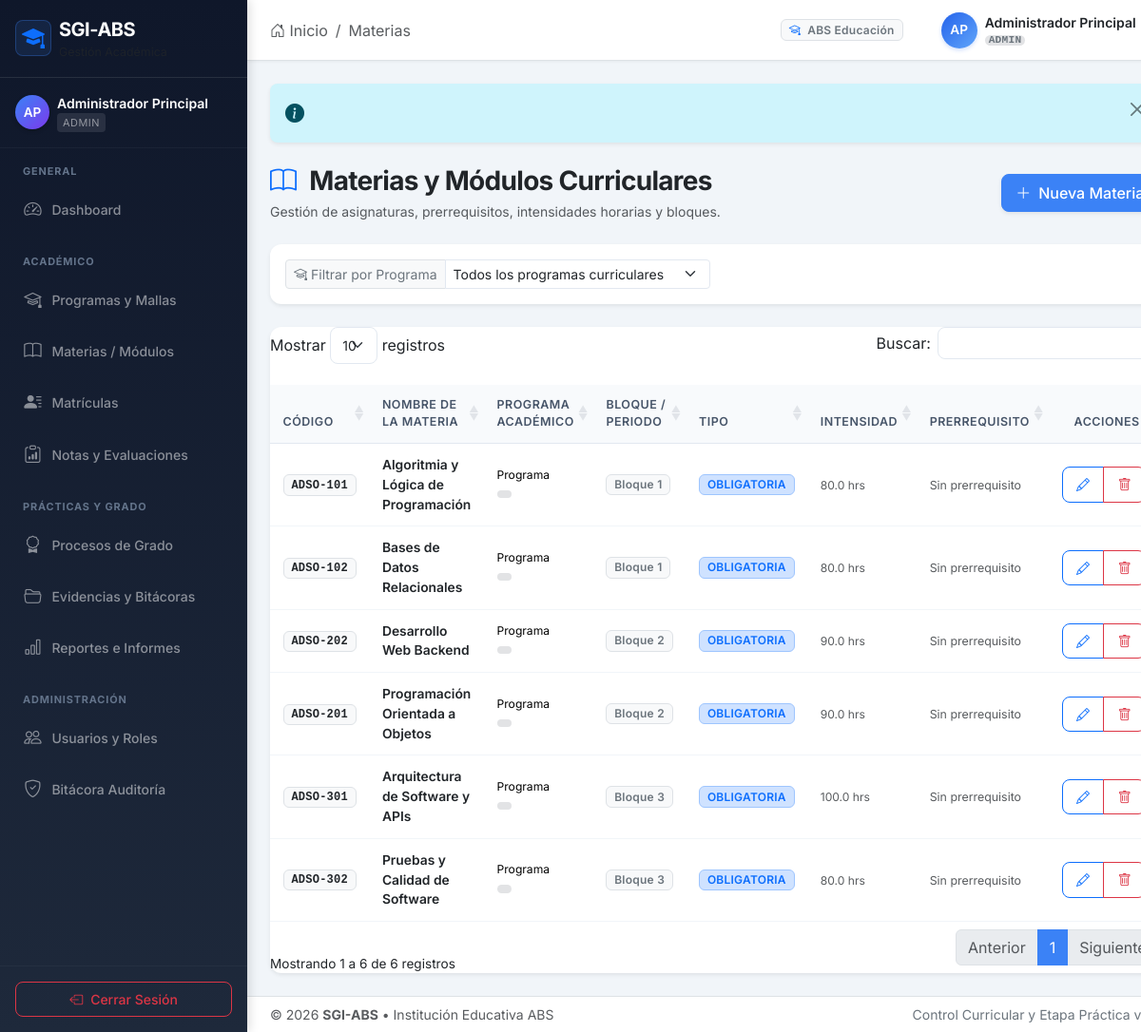
The app's page /index.php?module=materias&action=index (signed in) with its own data.
### tables this page shows
CREATE TABLE `materias` (
  `id_materia` INT UNSIGNED NOT NULL AUTO_INCREMENT,
  `id_programa` INT UNSIGNED NOT NULL,
  `id_materia_requisito` INT UNSIGNED NULL,
  `codigo` VARCHAR(30) NOT NULL,
  `nombre` VARCHAR(150) NOT NULL,
  `periodo_bloque` TINYINT UNSIGNED NOT NULL,
  `tipo` ENUM('OBLIGATORIA','ELECTIVA') NOT NULL DEFAULT 'OBLIGATORIA',
  `intensidad` DECIMAL(6,2) NULL,
  PRIMARY KEY (`id_materia`),
  UNIQUE KEY `uk_materia_programa` (`id_programa`, `codigo`),
  KEY `idx_materias_programa` (`id_programa`),
  KEY `idx_materias_requisito` (`id_materia_requisito`),
  CONSTRAINT `fk_materias_programa` FOREIGN KEY (`id_programa`) REFERENCES `programas` (`id_programa`) ON UPDATE CASCADE ON DELETE RESTRICT,
  CONSTRAINT `fk_materias_requisito` FOREIGN KEY (`id_materia_requisito`) REFERENCES `materias` (`id_materia`) ON UPDATE CASCADE ON DELETE SET NULL
);

### core/Controller.php (called while the page is built, shortened)
<?php
abstract class Controller
{
    protected function render(string $view, array $data = []): void
    {
        $data['currentUser'] = Auth::user();
        $data['flash']       = Session::getFlash();
        $data['csrfToken']   = $this->csrfToken();
        extract($data, EXTR_SKIP);
        $viewPath = BASE_PATH . '/views/' . $view . '.php';
        include $viewPath;
    }
    protected function getQuery(string $key, mixed $default = null): mixed
    {
        return $_GET[$key] ?? $default;
    }
    protected function csrfToken(): string
    {
        return Session::get('csrf_token');
    }
}

### controllers/MateriaController.php (called while the page is built, shortened)
<?php
class MateriaController extends Controller
{
    private MateriaModel  $model;
    private ProgramaModel $programaModel;
    public function __construct()
    {
        $this->model         = new MateriaModel();
        $this->programaModel = new ProgramaModel();
    }
    public function index(): void
    {
        $filtroPrograma = (int)$this->getQuery('id_programa', 0);
        $materias = $filtroPrograma
            ? $this->model->findByPrograma($filtroPrograma)
            : $this->model->findAll([], 'id_programa ASC, periodo_bloque ASC, nombre ASC');
        $programas = $this->programaModel->findAll([], 'nombre ASC');
        $this->render('materias/index', [
            'title'          => 'Materias',
            'materias'       => $materias,
            'programas'      => $programas,
            'filtroPrograma' => $filtroPrograma,
        ]);
    }
}

### public/index.php (called while the page is built, shortened)
<?php
require_once dirname(__DIR__) . '/config/database.php';
$action = $_GET['action'] ?? 'index';
$action = preg_replace('/[^a-zA-Z0-9_]/', '', (string)$action);
$controller = new $controllerClass();
try {
    $controller->$action();
} catch (Throwable $e) {
    error_log('[SGI-ABS] ' . $e->getMessage() . ' en ' . $e->getFile() . ':' . $e->getLine());
    ob_end_clean();
    http_response_code(500);
    include BASE_PATH . '/views/errors/404.php';
}

### config/database.php (called while the page is built, shortened)
<?php
if (!class_exists('Database', false)) {
    class Database {
        private static ?PDO    $instance = null;
        private static array   $config   = [];
        private static function getDefaultConfig(): array {
            return [
                'host'     => getenv('DB_HOST') ?: 'localhost',
                'port'     => getenv('DB_PORT') ?: '3306',
                'dbname'   => getenv('DB_NAME') ?: (getenv('DB_DATABASE') ?: 'sgi_abs'),
                'username' => getenv('DB_USER') ?: (getenv('DB_USERNAME') ?: 'root'),
                'password' => getenv('DB_PASS') !== false ? getenv('DB_PASS') : (getenv('DB_PASSWORD') !== false ? getenv('DB_PASSWORD') : ''),
                'charset'  => 'utf8mb4',
            ];
        }
        public static function getConfig(): array {
            return array_merge(self::getDefaultConfig(), self::$config);
        }
        public static function getInstance(): PDO {
            if (self::$instance === null) {
                $cfg = self::getConfig();
                $dsn = sprintf(
                    'mysql:host=%s;port=%s;dbname=%s;charset=%s',
                    $cfg['host'],
                    $cfg['port'],
                    $cfg['dbname'],
                    $cfg['charset']
                );
                $options = [
                    PDO::ATTR_ERRMODE            => PDO::ERRMODE_EXCEPTION,
                    PDO::ATTR_DEFAULT_FETCH_MODE => PDO::FETCH_ASSOC,
                    PDO::ATTR_EMULATE_PREPARES   => false,
                    PDO::ATTR_STRINGIFY_FETCHES  => false,
                ];
                try {
                    self::$instance = new PDO(
                        $dsn,
                        $cfg['username'],
                        $cfg['password'],
                        $options
                    );
                } catch (PDOException $e) {
                    error_log('[SGI-ABS][DB] Error crítico de conexión PDO: ' . $e->getMessage());
                    throw new RuntimeException(
                        'No fue posible conectar con el sistema de datos. Contacte al administrador.',
                        500
                    );
                }
            }
            return self::$instance;
        }
    }
}

### models/BaseModel.php (called while the page is built, shortened)
<?php
abstract class BaseModel {
    protected PDO $db;
    protected string $table = '';
    public function __construct() {
        $this->db = Database::getInstance();
    }
    public function findAll(array $where = [], string $orderBy = ''): array {
        try {
            [$whereSql, $params] = $this->buildWhere($where);
            $sql = "SELECT * FROM `{$this->table}`" . $whereSql;
            if (!empty($orderBy)) {
                $sanitizedOrder = preg_replace('/[^a-zA-Z0-9_,\. ]/', '', $orderBy);
                $sql .= " ORDER BY {$sanitizedOrder}";
            }
            $stmt = $this->db->prepare($sql);
            $stmt->execute($params);
            return $stmt->fetchAll();
        } catch (PDOException $e) {
            error_log("Error en {$this->table}::findAll(): " . $e->getMessage());
            return [];
        }
    }
    protected function buildWhere(array $conditions): array {
        if (empty($conditions)) {
            return ['', []];
        }
        $clauses = [];
        $params = [];
        return [' WHERE ' . implode(' AND ', $clauses), $params];
    }
}

### views/materias/index.php (the view, shortened to what this page needs)
<?php
include BASE_PATH . '/views/layouts/header.php';
$materias = $materias ?? [];
$selectedPrograma = $_GET['id_programa'] ?? '';
$canManage = in_array($currentUser['rol'] ?? '', ['ADMIN', 'COORDINACION']);
?>
<div class="d-flex flex-column flex-md-row justify-content-between align-items-md-center mb-4 gap-3">
  <div>
    <h3 class="fw-bold tracking-tight text-dark mb-1">
      <i class="bi bi-book text-primary me-2"></i> Materias y Módulos Curriculares
    </h3>
    <p class="text-muted small mb-0">Gestión de asignaturas, prerrequisitos, intensidades horarias y bloques.</p>
  </div>
  <?php if ($canManage): ?>
  <div>
    <a href="<?= url('materias', 'nuevo', $selectedPrograma ? ['id_programa' => $selectedPrograma] : []) ?>" class="btn btn-primary d-inline-flex align-items-center gap-2 shadow-sm">
      <i class="bi bi-plus-lg"></i>
      <span>Nueva Materia</span>
    </a>
  </div>
  <?php endif; ?>
</div>
<div class="card shadow-sm border-0 mb-4">
  <div class="card-body p-3">
    <form method="GET" action="index.php" class="row g-2 align-items-center">
      <div class="col-12 col-md-6">
        <div class="input-group input-group-sm">
          <label class="input-group-text bg-light text-secondary" for="filter_prog">
            <i class="bi bi-mortarboard me-1"></i> Filtrar por Programa
          </label>
          <select name="id_programa" id="filter_prog" class="form-select" onchange="this.form.submit()">
            <option value="">Todos los programas curriculares</option>
          </select>
        </div>
      </div>
    </form>
  </div>
</div>
<div class="card shadow-sm border-0">
  <div class="card-body p-0">
    <div class="table-responsive">
      <table class="table table-hover table-sm datatable align-middle mb-0">
        <thead>
          <tr>
            <th>Código</th>
            <th>Nombre de la Materia</th>
            <th>Programa Académico</th>
            <th>Bloque / Periodo</th>
            <th>Tipo</th>
            <th>Intensidad</th>
            <th>Prerrequisito</th>
            <?php if ($canManage): ?><th class="text-end">Acciones</th><?php endif; ?>
          </tr>
        </thead>
        <tbody>
          <?php if (!empty($materias)): ?>
            <?php foreach ($materias as $m): ?>
              <tr>
                <td>
                  <span class="badge bg-light text-dark font-monospace border">
                    <?= htmlspecialchars($m['codigo'] ?? '', ENT_QUOTES, 'UTF-8') ?>
                  </span>
                </td>
                <td class="fw-semibold text-dark">
                  <?= htmlspecialchars($m['nombre'] ?? '', ENT_QUOTES, 'UTF-8') ?>
                </td>
                <td>
                  <div class="small text-truncate" style="max-width: 220px;" title="<?= htmlspecialchars($m['programa_nombre'] ?? '', ENT_QUOTES, 'UTF-8') ?>">
                    <?= htmlspecialchars($m['programa_nombre'] ?? 'Programa', ENT_QUOTES, 'UTF-8') ?>
                  </div>
                  <span class="badge bg-secondary-subtle text-secondary smaller font-monospace">
                  </span>
                </td>
                <td>
                  <span class="badge bg-light text-secondary border">
                    Bloque <?= (int)($m['periodo_bloque'] ?? 1) ?>
                  </span>
                </td>
                <td>
                  <span class="badge <?= ($m['tipo'] ?? 'OBLIGATORIA') === 'OBLIGATORIA' ? 'bg-primary-subtle text-primary border border-primary-subtle' : 'bg-light text-muted border' ?>">
                    <?= htmlspecialchars($m['tipo'] ?? 'OBLIGATORIA', ENT_QUOTES, 'UTF-8') ?>
                  </span>
                </td>
                <td>
                  <span class="small text-muted">
                    <?= !empty($m['intensidad']) ? number_format((float)$m['intensidad'], 1) . ' hrs' : '—' ?>
                  </span>
                </td>
                <td>
                  <?php if (!empty($m['prerrequisito_nombre'])): ?>
                    <span class="badge bg-warning-subtle text-warning-emphasis border" title="Requiere aprobar esta materia primero">
                      <i class="bi bi-lock me-1"></i> <?= htmlspecialchars($m['prerrequisito_codigo'] ?? '', ENT_QUOTES, 'UTF-8') ?>: <?= htmlspecialchars($m['prerrequisito_nombre'], ENT_QUOTES, 'UTF-8') ?>
                    </span>
                  <?php else: ?>
                    <span class="text-muted smaller">Sin prerrequisito</span>
                  <?php endif; ?>
                </td>
                <?php if ($canManage): ?>
                <td class="text-end">
                  <div class="btn-group btn-group-sm">
                    <a href="<?= url('materias', 'editar', ['id' => $m['id_materia']]) ?>" class="btn btn-outline-primary" title="Editar">
                      <i class="bi bi-pencil"></i>
                    </a>
                    <?php if (($currentUser['rol'] ?? '') === 'ADMIN'): ?>
                    <a href="<?= url('materias', 'eliminar', ['id' => $m['id_materia']]) ?>"
                       class="btn btn-outline-danger"
                       title="Eliminar"
                       data-confirm="¿Desea eliminar la materia <?= htmlspecialchars($m['nombre'], ENT_QUOTES, 'UTF-8') ?>?">
                      <i class="bi bi-trash"></i>
                    </a>
                    <?php endif; ?>
                  </div>
                </td>
                <?php endif; ?>
              </tr>
            <?php endforeach; ?>
          <?php endif; ?>
        </tbody>
      </table>
    </div>
  </div>
</div>
<?php include BASE_PATH . '/views/layouts/footer.php'; ?>

### records on screen
materias: codigo "ADSO-101", nombre "Algoritmia y Lógica de Programación", programa_nombre "Programa", periodo_bloque "1", tipo "OBLIGATORIA", intensidad "80.0"
materias: codigo "ADSO-102", nombre "Bases de Datos Relacionales", programa_nombre "Programa", periodo_bloque "1", tipo "OBLIGATORIA", intensidad "80.0"
materias: codigo "ADSO-202", nombre "Desarrollo Web Backend", programa_nombre "Programa", periodo_bloque "2", tipo "OBLIGATORIA", intensidad "90.0"
materias: codigo "ADSO-201", nombre "Programación Orientada a Objetos", programa_nombre "Programa", periodo_bloque "2", tipo "OBLIGATORIA", intensidad "90.0"
materias: codigo "ADSO-301", nombre "Arquitectura de Software y APIs", programa_nombre "Programa", periodo_bloque "3", tipo "OBLIGATORIA", intensidad "100.0"
materias: codigo "ADSO-302", nombre "Pruebas y Calidad de Software", programa_nombre "Programa", periodo_bloque "3", tipo "OBLIGATORIA", intensidad "80.0"

### other values on screen
$role "ADMIN"
$currentModule "Materias"
$currentUser['rol'] "ADMIN"
